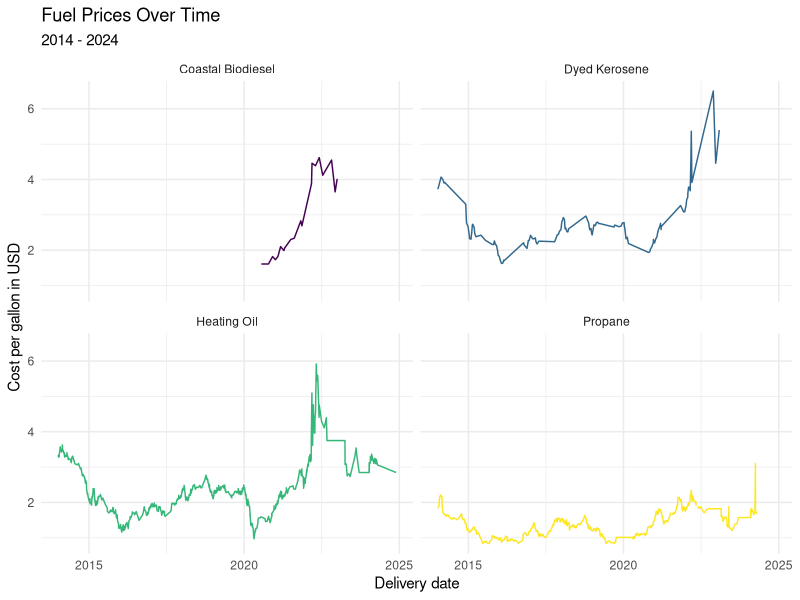
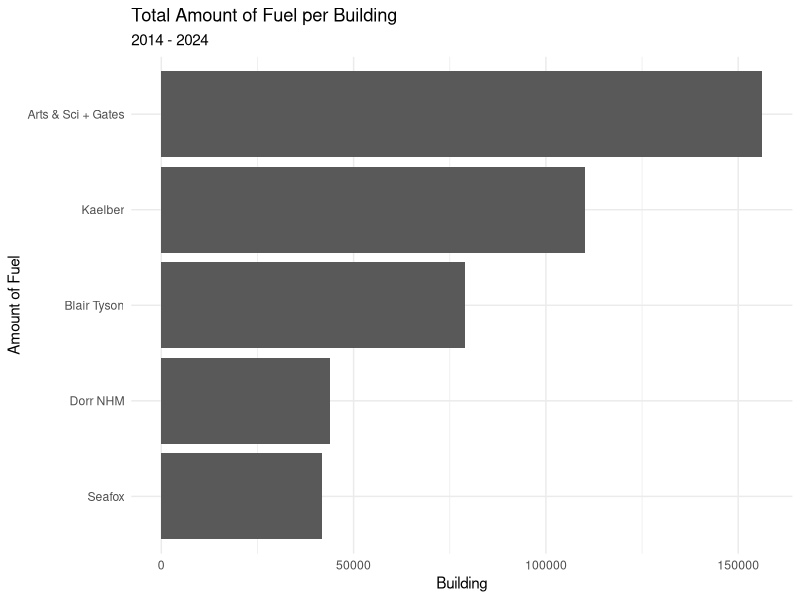
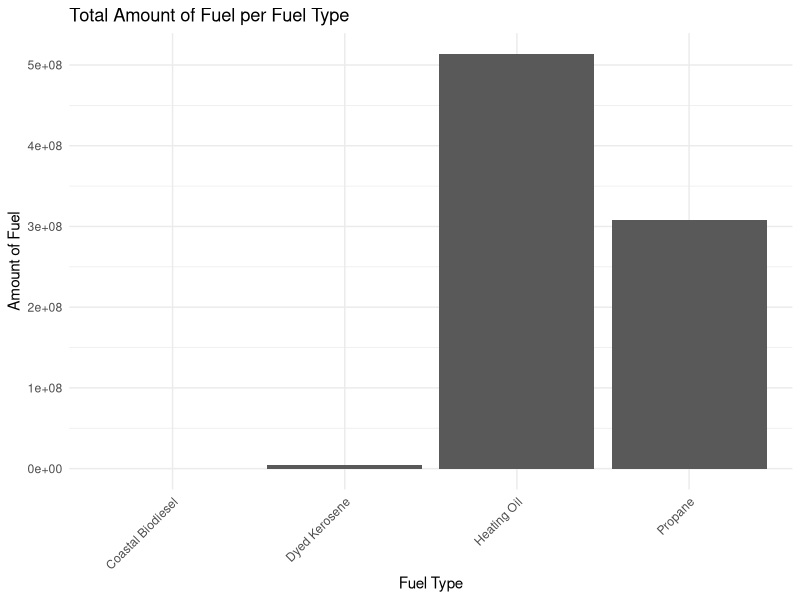
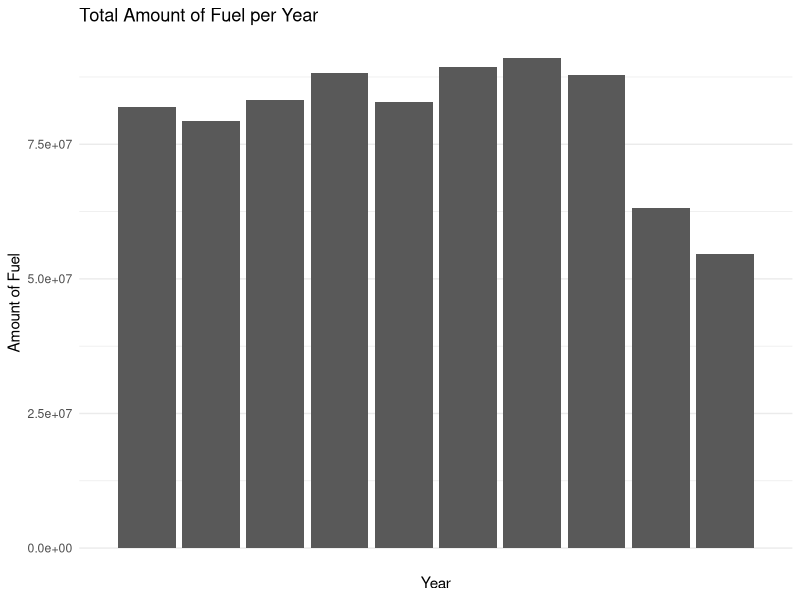
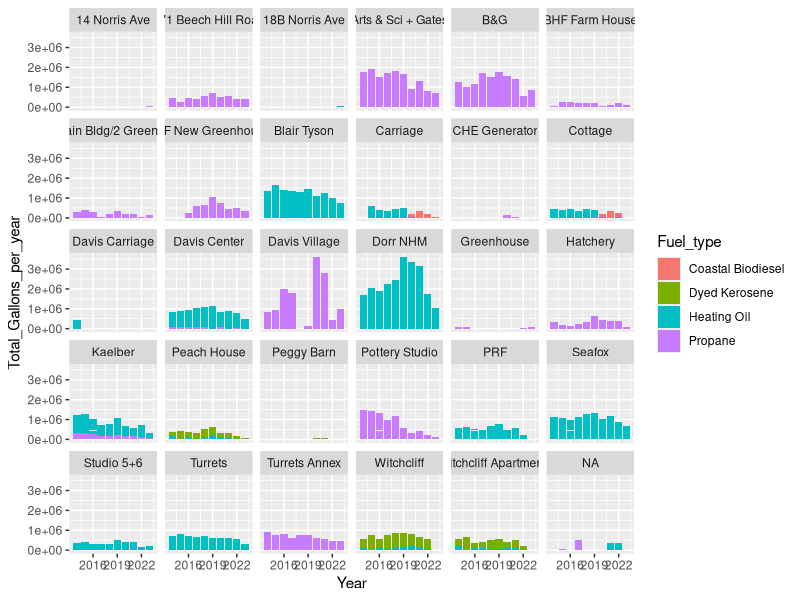
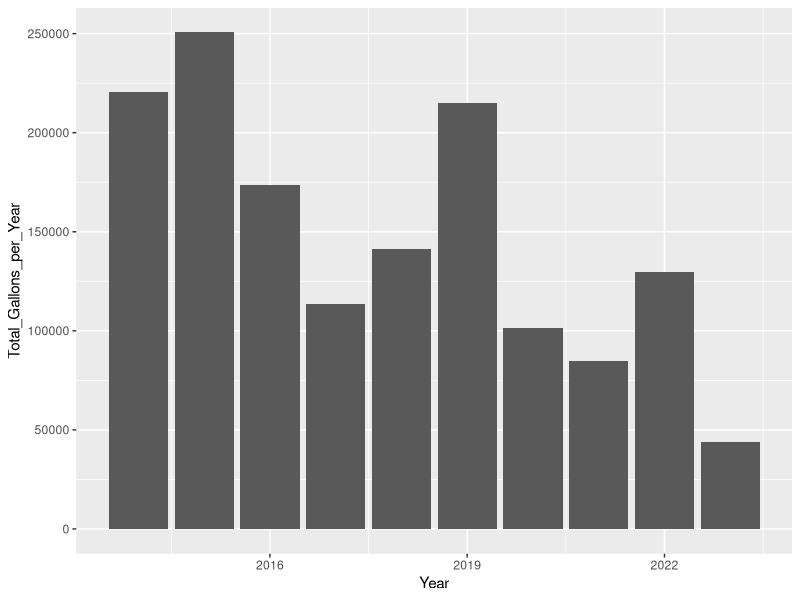
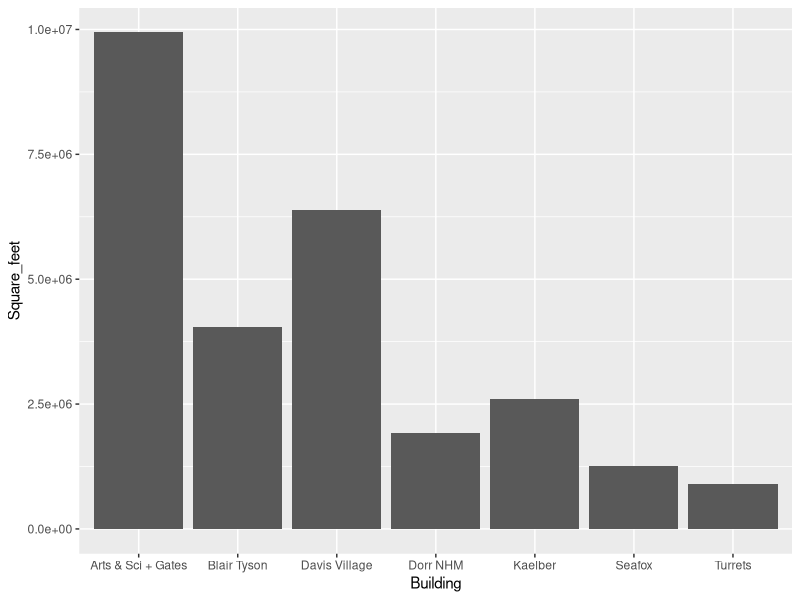
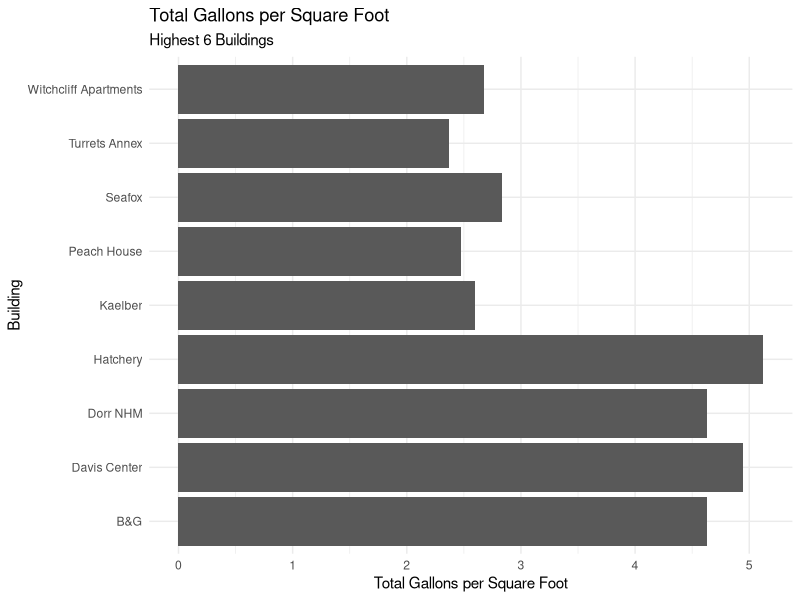

Reproduce these figures in R, in order.
## ---- chunk 1
library(tidyverse)
library(broom)
library(readr)
library(lubridate)
library(stringr)
library(dplyr)
## ---- chunk 2
fuels <- read_csv("../data/Dead-River.csv",
                  col_names = c("X1", "X2", 
                                "Delivery_date", "Fuel_type",
                                "Tank_number", "Building",
                                "Gallons", "Unit_cost",
                                "Cost"))
## ---- chunk 3
area <- read_csv("../data/BuildingArea.csv",
                 col_names = c("Building", "Square_feet"))
## ---- chunk 4
fuels <- fuels |>
left_join(area)
## ---- chunk 5
fuels <- fuels |>
select(Delivery_date, Fuel_type, Tank_number, Building, Gallons, Unit_cost, Cost, Square_feet) |>
  filter(Delivery_date != "Delivery Date") |> 
  mutate(Delivery_date = mdy(Delivery_date))
 
## ---- chunk 6
fuels <- fuels |>  
  mutate(Tank_number = case_when(
   Tank_number == "Tank 8" ~ "8",
   Tank_number == "Tank 3" ~ "3",
   Tank_number == "Tank 24" ~ "24",
   Tank_number == "Tank 17" ~ "17",
   TRUE ~ Tank_number
  ),
  Tank_number = as.integer(Tank_number))
## ---- chunk 7
fuels <- fuels |>
  mutate(Cost = case_when(
    Cost == "610.12 cr" ~ "-610.12", # the cr denotes a credit/refund, so here it is changed to a negative numeric value
    TRUE ~ Cost
  ),
  Cost = as.numeric(Cost))
## ---- chunk 8
fuels <- fuels |>  
  mutate(Fuel_type = case_when(
    Fuel_type == "#2 HEATING OIL" ~ "Heating Oil",
    Fuel_type == "#2 Heating Oil" ~ "Heating Oil",
    Fuel_type == "SLPP #2 FUEL OIL" ~ "Heating Oil",
    Fuel_type == "SLP LIQ PROPANE" ~ "Propane",
    Fuel_type == "LIQUID PROPANE" ~ "Propane",
    Fuel_type == "DYED KEROSENE" ~ "Dyed Kerosene",
  TRUE ~ Fuel_type
  ))
## ---- chunk 9
fuels <- fuels |>
  mutate(Gallons = as.numeric(Gallons)) |>
  mutate(Unit_cost = as.numeric(Unit_cost))
## ---- chunk 10
fuels <- fuels |>
  mutate(Year = substr(Delivery_date, 1, 4)) |>
  mutate(Month = substr(Delivery_date, 6, 7)) |>
  mutate(Year = as.numeric(Year)) |>
  mutate(Month = as.numeric(Month))
## ---- chunk 11
fuels <- fuels |>
  mutate(Square_feet = case_when(
    Building == "Turrets" ~ "8400",
    Building == "Turrets Annex" ~ "4200",
    TRUE ~ Square_feet
  )) |>
  mutate(Square_feet = as.numeric(Square_feet))
## ---- chunk 12

# make one big function

# main_total_fuels <- data.frame(
#  Building = unique(fuels$Building),
#  Total_Gallons = unique(fuels$Total_Gallons_per_Building)
# )

# main_total_fuels |>
#   filter(Building == c("Witchcliff Apartments", "Witchcliff","Studio 5+6","PRF",
#                        "Pottery Studio","Peggy Barn", "Peach House", "Hatchery", "Greenhouse", 
#                        "Davis Carriage", "Cottage", "CHE Generator", "Carriage", 
#                        "BHF New Greenhouse", "BHF Main Bldg/2 Greenhouse", "BHF Farm House", 
#                        "18B Norris Ave", "171 Beech Hill Road", "14 Norris Ave")) |>
#   (Other_Gallons <- sum(Total_Gallons))

# with(main_total_fuels, sum(Total_Gallons[Total_Gallons < 9952.2]))

# main_total_fuels <- main_total_fuels |>
#  add_row(Building = "Other", 
#          Total_Gallons = with(main_total_fuels, sum(Total_Gallons[Total_Gallons < #9952.2])))

#main_total_fuels <- main_total_fuels |>
#  filter(Total_Gallons >= 9952.2 | Building == "Other")


## ---- chunk 13
p1 <- starwars |>
  filter(mass < 1000, 
         species %in% c("Human", "Cerean", "Pau'an", "Droid", "Gungan")) |>
  ggplot() +
  geom_point(aes(x = mass, 
                 y = height, 
                 color = species)) +
  labs(x = "Weight (kg)", 
       y = "Height (m)",
       color = "Species",
       title = "Weight and Height of Select Starwars Species",
       caption = paste("This data comes from the starwars api: https://swapi.py43.com"))


ggsave("example-starwars.png", width = 4, height = 4)

ggsave("example-starwars-wide.png", width = 6, height = 4)
## ---- chunk 14
fuels %>% 
  ggplot(mapping = aes(x = Delivery_date, y = Unit_cost, color = Fuel_type)) +
  geom_line() +
  facet_wrap(~ Fuel_type) +
  scale_color_viridis_d() +
  theme_minimal() +
  guides(color = FALSE) +
  labs(title = "Fuel Prices Over Time",
       subtitle = "2014 - 2024",
       x = "Delivery date",
       y = "Cost per gallon in USD")

## ---- chunk 15
fuels |>
  group_by(Building) |>
  summarize(Total_Gallons_per_Building = sum(Gallons), .groups = "drop") |>
  slice_max(order_by = Total_Gallons_per_Building, n = 5) |>
  slice_max(Total_Gallons_per_Building, n = 5) |>
  ggplot(aes(y = fct_reorder(Building, Total_Gallons_per_Building), x = Total_Gallons_per_Building)) +
  geom_col() +
  theme_minimal() +
  guides(color = FALSE) +
  labs(title = "Total Amount of Fuel per Building",
       subtitle = "2014 - 2024",
       x = "Building",
       y = "Amount of Fuel")

## ---- chunk 16
fuels |>
  group_by(Fuel_type) |>
  mutate(Total_Gallons_per_Fuel_Type = sum(Gallons)) |>
ggplot(aes(x = Fuel_type, y = Total_Gallons_per_Fuel_Type)) +
  geom_col() +
  scale_x_discrete(guide = guide_axis(angle = 45)) +
  theme_minimal() +
  guides(color = FALSE) +
  labs(title = "Total Amount of Fuel per Fuel Type",
       x = "Fuel Type",
       y = "Amount of Fuel")
## ---- chunk 17
fuels |>
  group_by(Fuel_type) |>
  mutate(Total_Gallons_per_Fuel_Type = sum(Gallons)) |>
  filter(Year != 2024) |>
  ggplot(aes(x = Year, y = Total_Gallons_per_Fuel_Type)) +
  geom_col() +
  scale_x_discrete(guide = guide_axis(angle = 45)) +
  theme_minimal() +
  guides(color = FALSE) +
  labs(title = "Total Amount of Fuel per Year",
       x = "Year",
       y = "Amount of Fuel")
## ---- chunk 18

fuels |>
  filter(Year != 2024) |>
  group_by(Year) |>
  mutate(Total_Gallons_per_year = sum(Gallons)) %>% 
  ggplot(aes(x = Year, y = Total_Gallons_per_year, fill = Fuel_type))+
  geom_col() +
  facet_wrap(~Building)
  theme_minimal()

## ---- chunk 19

fuels |>
  filter(Building == "Kaelber" & Year != 2024) |>
  group_by(Year) |>
  #View() |>
  mutate(Total_Gallons_per_Year = sum(Gallons)) |>
  ggplot(aes(x = Year, y = Total_Gallons_per_Year)) +
  geom_col()

## ---- chunk 20

# do factor shift thingy

# ggplot(main_total_fuels, aes(x = "", y = Total_Gallons, fill = Building)) +
#  geom_bar(stat = "identity", width = 1, color = "white") +
#  coord_polar("y", start = 0) +
#  theme_void()

## ---- chunk 21
fuels |>
  filter(Square_feet >= 5000) |>
  ggplot(aes(x = Building, y = Square_feet)) +
  geom_col()
## ---- chunk 22
fuels |>
  filter(Year >= 2019, Year <= 2023) |>
  group_by(Building) |>
  mutate(Total_Gallons_per_Building = sum(Gallons)) |>
  mutate(total_per_sf = (Total_Gallons_per_Building / Square_feet)) |>
  summarize(total_per_sf = unique(total_per_sf)) |>
  filter(total_per_sf > 2) |>
  ggplot(aes(x = Building, y = total_per_sf)) +
  geom_col() +
  labs(title = "Total Gallons per Square Foot",
       subtitle = "Highest 6 Buildings",
       y = "Total Gallons per Square Foot") +
  theme_minimal() +
  coord_flip()
